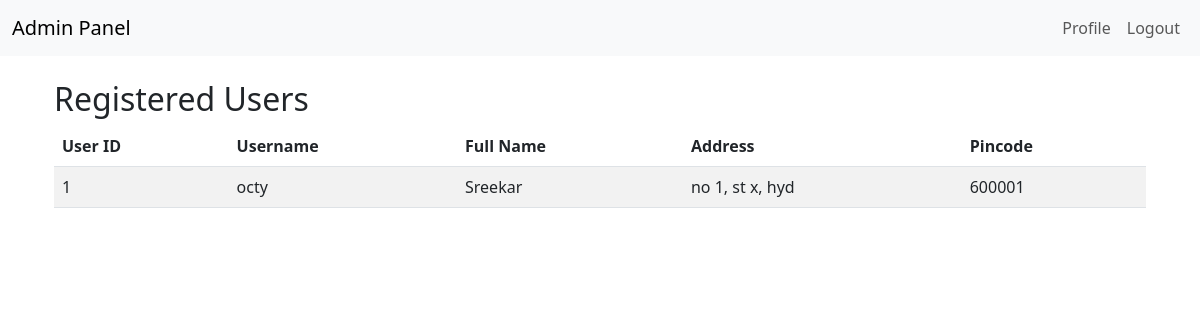
The app's page /admin/users (signed in) with its own data.
### applications/models.py (models this page shows, shortened)
class User(db.Model):
    __tablename__ = "User"
    id = db.Column(db.Integer, autoincrement = True, primary_key = True )
    username = db.Column(db.String(64), nullable = False, unique=True )
    passhash =  db.Column(db.String(64), nullable = False )
    full_name = db.Column(db.String(128), nullable = False )
    address = db.Column(db.String(512), nullable = False )
    pincode = db.Column(db.Integer, nullable = False )

### applications/routes.py (the view)
@app.route('/admin/users')
def manage_users():
    if 'admin_id' not in session:
        flash('You need to log in as an admin first.', 'error')
        return redirect(url_for('login'))
    users = User.query.all()
    return render_template('admin/users.html', users=users)

### templates/admin/users.html
{% extends 'base.html' %}
{% block content %}
<div class="container mt-4">
  <h2>Registered Users</h2>
  <table class="table table-striped">
    <thead>
      <tr>
        <th>User ID</th>
        <th>Username</th>
        <th>Full Name</th>
        <th>Address</th>
        <th>Pincode</th>
      </tr>
    </thead>
    <tbody>
      {% for user in users %}
      <tr>
        <td>{{ user.id }}</td>
        <td>{{ user.username }}</td>
        <td>{{ user.full_name }}</td>
        <td>{{ user.address }}</td>
        <td>{{ user.pincode }}</td>
      </tr>
      {% endfor %}
    </tbody>
  </table>
</div>
{% endblock %}

### records on screen
User: id "1", username "octy", full_name "Sreekar", address "no 1, st x, hyd", pincode "600001"
